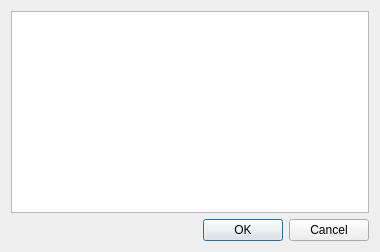
<?xml version="1.0" encoding="UTF-8"?>
<ui version="4.0">
 <class>NewMenu</class>
 <widget class="QDialog" name="NewMenu">
  <property name="windowModality">
   <enum>Qt::WindowModal</enum>
  </property>
  <property name="geometry">
   <rect>
    <x>0</x>
    <y>0</y>
    <width>380</width>
    <height>252</height>
   </rect>
  </property>
  <property name="windowTitle">
   <string>New...</string>
  </property>
  <property name="modal">
   <bool>false</bool>
  </property>
  <layout class="QVBoxLayout" name="verticalLayout">
   <item>
    <widget class="QListWidget" name="options"/>
   </item>
   <item>
    <widget class="QDialogButtonBox" name="buttonBox">
     <property name="orientation">
      <enum>Qt::Horizontal</enum>
     </property>
     <property name="standardButtons">
      <set>QDialogButtonBox::Cancel|QDialogButtonBox::Ok</set>
     </property>
    </widget>
   </item>
  </layout>
 </widget>
 <resources/>
 <connections>
  <connection>
   <sender>buttonBox</sender>
   <signal>accepted()</signal>
   <receiver>NewMenu</receiver>
   <slot>accept()</slot>
   <hints>
    <hint type="sourcelabel">
     <x>248</x>
     <y>254</y>
    </hint>
    <hint type="destinationlabel">
     <x>157</x>
     <y>274</y>
    </hint>
   </hints>
  </connection>
  <connection>
   <sender>buttonBox</sender>
   <signal>rejected()</signal>
   <receiver>NewMenu</receiver>
   <slot>reject()</slot>
   <hints>
    <hint type="sourcelabel">
     <x>316</x>
     <y>260</y>
    </hint>
    <hint type="destinationlabel">
     <x>286</x>
     <y>274</y>
    </hint>
   </hints>
  </connection>
  <connection>
   <sender>options</sender>
   <signal>itemDoubleClicked(QListWidgetItem*)</signal>
   <receiver>NewMenu</receiver>
   <slot>accept()</slot>
   <hints>
    <hint type="sourcelabel">
     <x>189</x>
     <y>107</y>
    </hint>
    <hint type="destinationlabel">
     <x>189</x>
     <y>125</y>
    </hint>
   </hints>
  </connection>
 </connections>
</ui>
